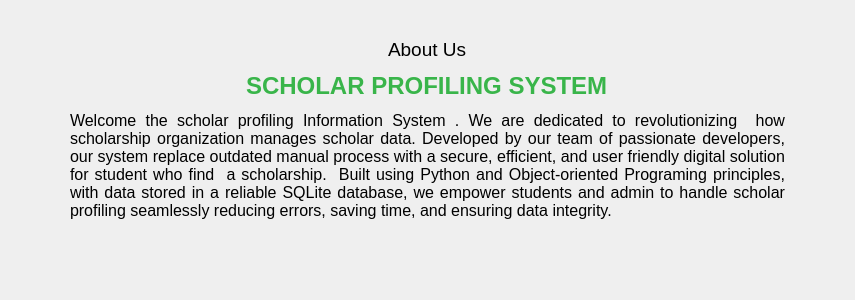
                <widget class="QWidget" name="widget_46" native="true">
                 <property name="minimumSize">
                  <size>
                   <width>0</width>
                   <height>300</height>
                  </size>
                 </property>
                 <property name="maximumSize">
                  <size>
                   <width>16777215</width>
                   <height>300</height>
                  </size>
                 </property>
                 <layout class="QVBoxLayout" name="verticalLayout_53">
                  <property name="spacing">
                   <number>0</number>
                  </property>
                  <property name="leftMargin">
                   <number>70</number>
                  </property>
                  <property name="rightMargin">
                   <number>70</number>
                  </property>
                  <item alignment="Qt::AlignHCenter">
                   <widget class="QLabel" name="label_61">
                    <property name="minimumSize">
                     <size>
                      <width>0</width>
                      <height>50</height>
                     </size>
                    </property>
                    <property name="maximumSize">
                     <size>
                      <width>16777215</width>
                      <height>50</height>
                     </size>
                    </property>
                    <property name="font">
                     <font>
                      <pointsize>14</pointsize>
                     </font>
                    </property>
                    <property name="text">
                     <string>About Us</string>
                    </property>
                    <property name="alignment">
                     <set>Qt::AlignBottom|Qt::AlignLeading|Qt::AlignLeft</set>
                    </property>
                   </widget>
                  </item>
                  <item alignment="Qt::AlignHCenter">
                   <widget class="QLabel" name="label_62">
                    <property name="minimumSize">
                     <size>
                      <width>0</width>
                      <height>50</height>
                     </size>
                    </property>
                    <property name="maximumSize">
                     <size>
                      <width>16777215</width>
                      <height>50</height>
                     </size>
                    </property>
                    <property name="font">
                     <font>
                      <pointsize>18</pointsize>
                      <weight>75</weight>
                      <bold>true</bold>
                     </font>
                    </property>
                    <property name="styleSheet">
                     <string notr="true">color: rgb(57, 181, 74);</string>
                    </property>
                    <property name="text">
                     <string>SCHOLAR PROFILING SYSTEM</string>
                    </property>
                   </widget>
                  </item>
                  <item alignment="Qt::AlignTop">
                   <widget class="QLabel" name="label_63">
                    <property name="minimumSize">
                     <size>
                      <width>0</width>
                      <height>100</height>
                     </size>
                    </property>
                    <property name="maximumSize">
                     <size>
                      <width>16777215</width>
                      <height>150</height>
                     </size>
                    </property>
                    <property name="font">
                     <font>
                      <pointsize>12</pointsize>
                     </font>
                    </property>
                    <property name="styleSheet">
                     <string notr="true"/>
                    </property>
                    <property name="text">
                     <string>Welcome the scholar profiling Information System . We are dedicated to revolutionizing  how scholarship organization manages scholar data. Developed by our team of passionate developers, our system replace outdated manual process with a secure, efficient, and user friendly digital solution for student who find  a scholarship.  Built using Python and Object-oriented Programing principles, with data stored in a reliable SQLite database, we empower students and admin to handle scholar profiling seamlessly reducing errors, saving time, and ensuring data integrity.</string>
                    </property>
                    <property name="alignment">
                     <set>Qt::AlignJustify|Qt::AlignVCenter</set>
                    </property>
                    <property name="wordWrap">
                     <bool>true</bool>
                    </property>
                   </widget>
                  </item>
                 </layout>
                </widget>
